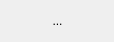
<?xml version="1.0" encoding="UTF-8"?>
<ui version="4.0">
 <class>Form</class>
 <widget class="QWidget" name="Form">
  <property name="geometry">
   <rect>
    <x>0</x>
    <y>0</y>
    <width>114</width>
    <height>42</height>
   </rect>
  </property>
  <property name="windowTitle">
   <string>Form</string>
  </property>
  <layout class="QHBoxLayout" name="horizontalLayout">
   <property name="spacing">
    <number>0</number>
   </property>
   <property name="leftMargin">
    <number>2</number>
   </property>
   <property name="topMargin">
    <number>0</number>
   </property>
   <property name="rightMargin">
    <number>0</number>
   </property>
   <property name="bottomMargin">
    <number>0</number>
   </property>
   <item>
    <widget class="QToolButton" name="icon">
     <property name="cursor">
      <cursorShape>PointingHandCursor</cursorShape>
     </property>
     <property name="styleSheet">
      <string notr="true">padding: 0;
border: none;</string>
     </property>
     <property name="text">
      <string>...</string>
     </property>
    </widget>
   </item>
  </layout>
 </widget>
 <resources/>
 <connections/>
</ui>
